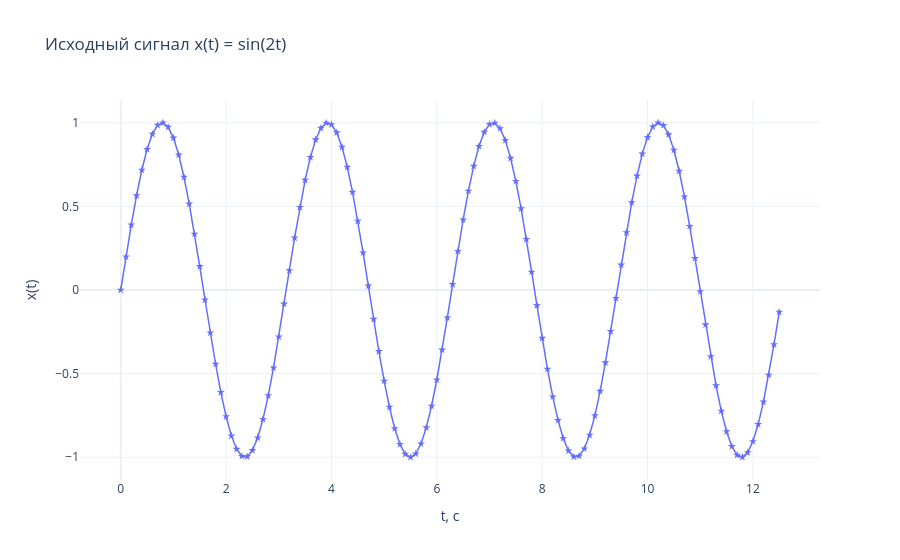

The notebook cell this image was saved under:
### Markdown cell above
## Генерация сигнала

Генерируем сигнал $x(t) = \sin(2t)$ на интервале $[0, 4\pi]$ с шагом $\Delta t = 0.1$.

### Code cell
dt = 0.1
freq = 2
t = np.arange(0, 4 * np.pi, dt)
x = np.sin(freq * t)

print(f"Количество отсчётов: {len(t)}")
print(f"Интервал: [{t[0]:.1f}, {t[-1]:.1f}]")
print(f"Частотный параметр: {freq}")

fig = go.Figure()
fig.add_trace(go.Scatter(
    x=t, y=x,
    mode="lines+markers",
    marker=dict(symbol="star", size=6),
    line=dict(width=1.5),
    name="x(t) = sin(2t)"
))
fig.update_layout(
    title="Исходный сигнал x(t) = sin(2t)",
    xaxis_title="t, с",
    yaxis_title="x(t)",
    template="plotly_white",
    hovermode="x unified"
)
fig.write_html("report/outputs/signal.html")
fig.show()
